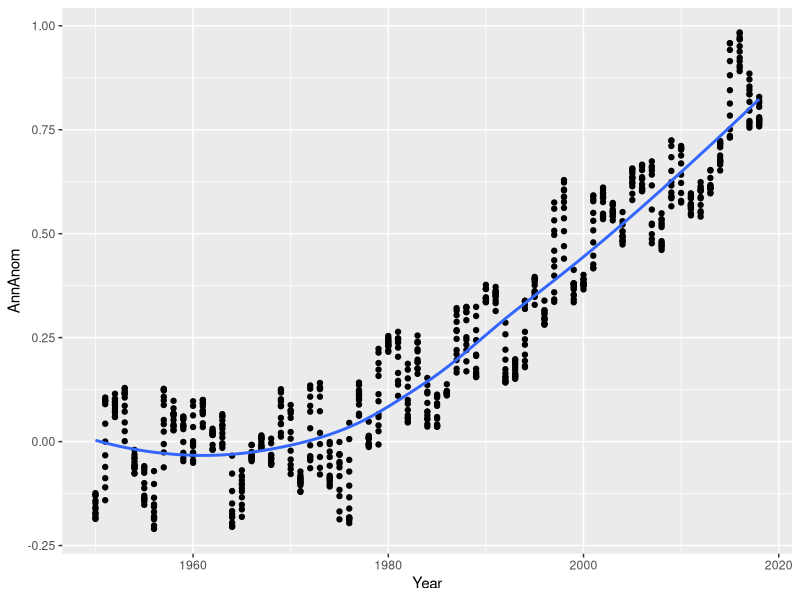
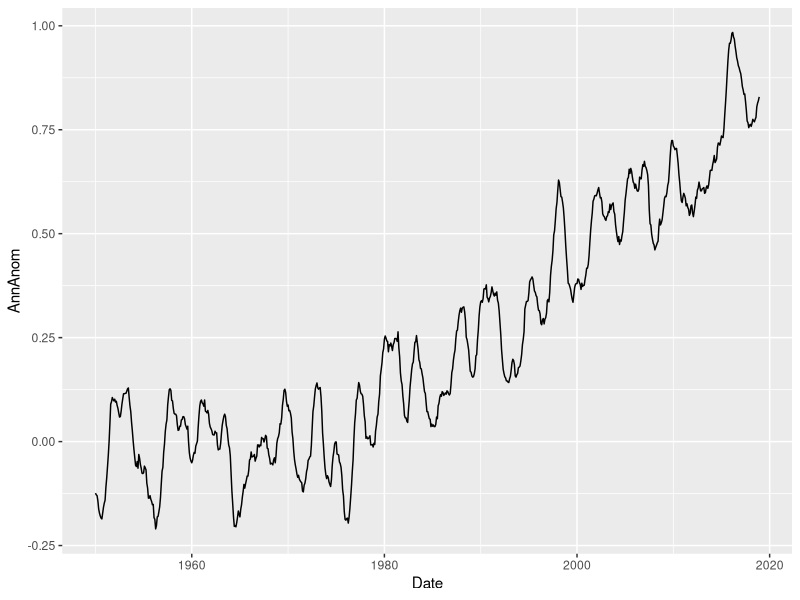
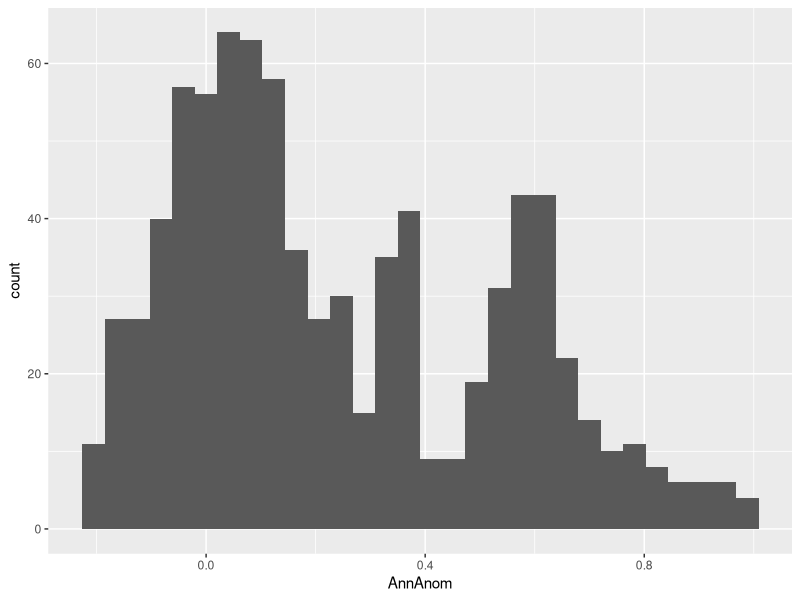
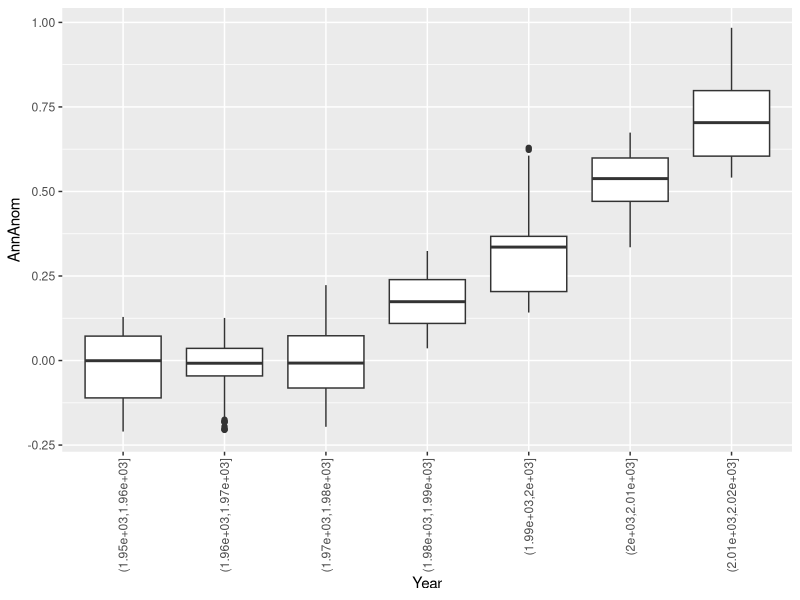

R code for these plots, in order:
## ---- chunk 1
knitr::opts_chunk$set(echo = TRUE)
library(tidyverse)
## ---- chunk 2
climate <- as_tibble(read.csv('AnnAvgGlobalClimate.txt', sep = " "))
climate$Month <- as_factor(climate$Month)
climate %>% 
  ggplot(mapping = aes(x = Year, y = AnnAnom)) +
  geom_point() +
  geom_smooth(se=FALSE)
## ---- chunk 3
climate$Date <- zoo::as.yearmon(paste(climate$Year, climate$Month), "%Y %m")
            
climate %>% 
  ggplot(mapping = aes(x = Date, y = AnnAnom)) +
  geom_line()
## ---- chunk 4
climate %>% 
  ggplot(mapping = aes(x = AnnAnom)) +
  geom_histogram()
## ---- chunk 5
climate %>% 
  transform(bin = cut(Year, 7)) %>%
  ggplot(mapping = aes(x = bin, y = AnnAnom)) +
  geom_boxplot() +
  xlab("Year") +
  theme(axis.text.x = element_text(angle = 90, vjust = 0.5, hjust=1))
